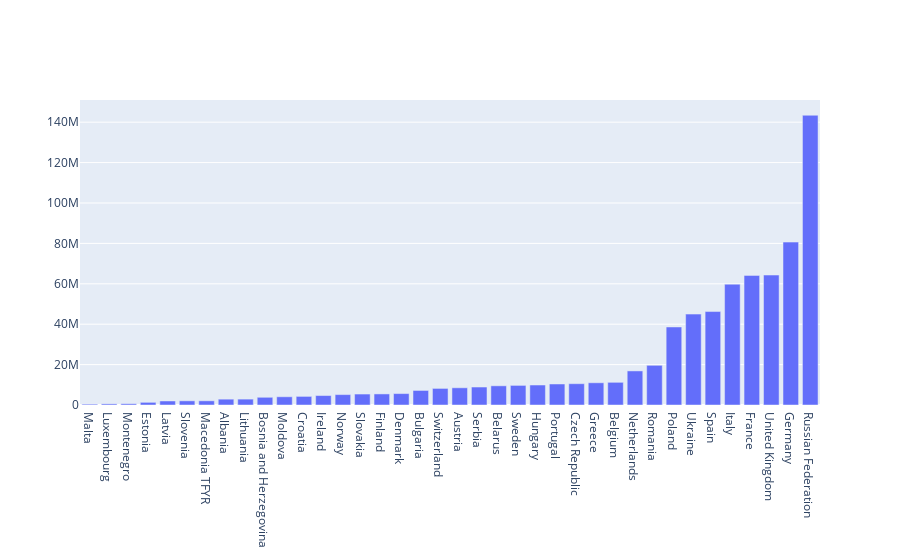

This figure's notebook cell:
### Code cell
trace1 = go.Bar(
    x=xd['country'],
    y=xd['population']
)
fig = go.Figure(trace1)
fig = fig.update_layout(barmode='stack', xaxis={'categoryorder':'total ascending'})
fig.show()

### Figure 1 — Plotly figure (JSON) as saved in the notebook; plotly's stock layout.template omitted (floating-point values rounded to 4 significant figures)
{"data": [{"type": "bar", "x": ["Albania", "Austria", "Bulgaria", "Denmark", "Belarus", "Estonia", "Finland", "France", "Germany", "Bosnia and Herzegovina", "Greece", "Hungary", "Croatia", "Ireland", "Italy", "Latvia", "Lithuania", "Malta", "Moldova", "Netherlands", "Macedonia TFYR", "Norway", "Czech Republic", "Poland", "Portugal", "Romania", "Russian Federation", "Slovenia", "Slovakia", "Spain", "Sweden", "Switzerland", "United Kingdom", "Ukraine", "Belgium", "Luxembourg", "Serbia", "Montenegro"], "y": [2890000, 8517000, 7201000, 5647000, 9500000, 1316000, 5480000, 64159000, 80646000, 3818000, 11001000, 9890000, 4256000, 4675000, 59821000, 1989000, 2917000, 418000, 4072000, 16868000, 2076000, 5148000, 10543000, 38620000, 10402000, 19652000, 143429000, 2066000, 5423000, 46260000, 9703000, 8211000, 64331000, 45002000, 11226000, 557000, 8893000, 625000]}], "layout": {"barmode": "stack", "xaxis": {"categoryorder": "total ascending"}}}
